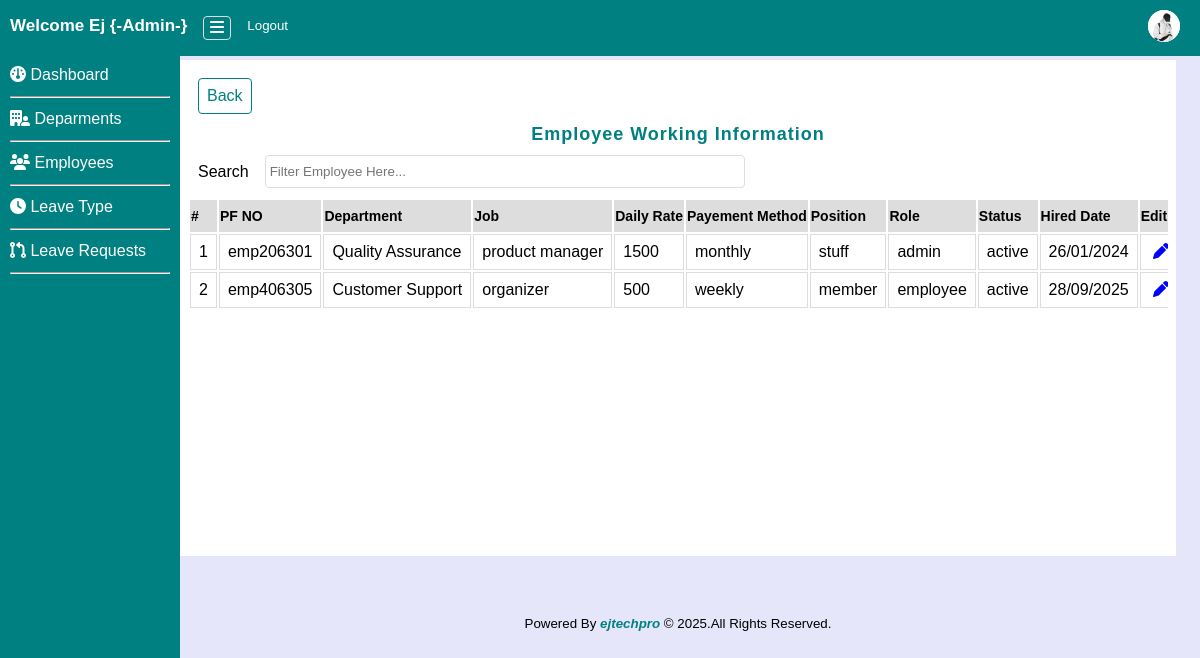
Page /admin/dboard.php?page=view_wkinfo (signed in) on the committed database.
### tables this page shows
CREATE TABLE `employee` (
  `id` int NOT NULL AUTO_INCREMENT,
  `emp_id` varchar(50) NOT NULL,
  `emp_fname` varchar(100) NOT NULL,
  `emp_lname` varchar(100) NOT NULL,
  `emp_email` varchar(50) NOT NULL,
  `emp_dob` date NOT NULL,
  `emp_contact` varchar(30) NOT NULL,
  `emp_address` varchar(30) NOT NULL,
  `emp_maritalstatus` varchar(30) NOT NULL,
  `emp_birthplace` varchar(50) NOT NULL,
  `emp_gender` varchar(50) NOT NULL,
  `emp_age` int NOT NULL,
  `emp_role` varchar(50) NOT NULL,
  `emp_password` varchar(50) NOT NULL,
  `profile` varchar(255) DEFAULT NULL,
  PRIMARY KEY (`id`),
  UNIQUE KEY `emp_id` (`emp_id`),
  UNIQUE KEY `emp_email` (`emp_email`)
);

CREATE TABLE `emp_working_info` (
  `id` int NOT NULL AUTO_INCREMENT,
  `emp_id` varchar(50) NOT NULL,
  `dep_name` varchar(255) NOT NULL,
  `job` varchar(255) NOT NULL,
  `emp_daily_rate` varchar(30) NOT NULL,
  `emp_pay_method` varchar(50) NOT NULL,
  `emp_position` varchar(50) NOT NULL,
  `emp_status` varchar(30) NOT NULL,
  `emp_hired_date` datetime NOT NULL,
  PRIMARY KEY (`id`),
  KEY `emp_fk` (`emp_id`)
);

### admin/view_wkinfo.php (the view, shortened to what this page needs)
<?php include ('../db_connect.php'); ?>
<section class="viewemp">
  <div class="viewtable table-responsive">
    <div class="empinfomation">
      <a href="dboard.php?page=view_emp">Back</a>
    </div>
    <h4>Employee Working Information</h4>
    <div class="searchemp">
      <label>Search</label>
      <input type="search" id="searchInput" onkeyup="searchEmployee()" placeholder="Filter Employee Here...">
    </div>
    <table id="empTable" class="table">
      <thead>
        <tr>
        <th>#</th>
        <th>PF NO</th>
        <th>Department</th>
        <th>Job</th>
        <th>Daily Rate</th>
        <th>Payement Method</th>
        <th>Position</th>
        <th>Role</th>
        <th>Status</th>
        <th>Hired Date</th>
        <th>Edit</th>
        </tr>
      </thead>
      <tbody>
        <?php
        $n = 1;
        $psql = mysqli_query($conn, "SELECT ep.*,ew.* FROM employee ep JOIN emp_working_info ew ON ep.emp_id=ew.emp_id");
        if(mysqli_num_rows($psql) > 0):
        while($row=mysqli_fetch_array($psql)):
         ?>
        <tr>
          <td><?= $n ?></td>
          <td><?= $row['emp_id'] ?></td>
          <td><?= $row['dep_name'] ?></td>
          <td><?= $row['job'] ?></td>
          <td><?= $row['emp_daily_rate'] ?></td>
          <td><?= $row['emp_pay_method'] ?></td>
          <td><?= $row['emp_position'] ?></td>
          <td><?= $row['emp_role'] ?></td>
          <td><?= $row['emp_status'] ?></td>
          <td><?= date("d/m/Y", strtotime($row['emp_hired_date'])) ?></td>
          <td class="edit_btn"><a href="dboard.php?page=add_emp&id=<?=$row['emp_id']?>" class="edit"><i class="fa fas fa-pen"></i></a></td>
        </tr>
        <?php $n++; endwhile; endif; ?>
      </tbody>
    </table>
  </div>
</section>

### admin/dboard.php (shortened to what this page needs)
<?php
require_once ('../db_connect.php');
?>
<!DOCTYPE html>
<html lang="en">
<head>
  <link rel="stylesheet" href="../css/style.css">
 <link rel="stylesheet" href="../inc/fontawesome/css/all.min.css">
 <link rel="stylesheet" href="../inc/fontawesome/css/fontawesome.min.css">
</head>
<body>
  <nav class="navbar">
    <div class="float-left">
   <div class="title">Welcome  <?=  ucwords($_SESSION['fname']); ?> {-Admin-}</div>
   <div class="side-toggler" id="toggler-btn"><i class="fa-solid fa-bars"></i></div>
   <div class="logout"><a href="../logout.php"><small>Logout</small></a></div>
   </div>
   <?php
   $sql = mysqli_query($conn, "SELECT * FROM employee WHERE emp_id='{$_SESSION['emp_id']}'");
       if(mysqli_num_rows($sql) > 0){
        $row = mysqli_fetch_assoc($sql);
        $profile = $row['profile'];
       }
   ?>
   <div class="user-profile">
    <a href="dboard.php?page=profile"> <img src="<?=!empty($profile) ? '../profiles/'.$profile : '../img/avatur.png'?>" alt="profile"></a>
   </div>
  </nav>
  <div class="sidebar">
    <ul>
      <li><a href="dboard.php"><i class="fa-solid fa-gauge"></i> Dashboard</a></li>
      <li><hr></li>
      <li><a href="dboard.php?page=add_dep"><i class="fa-solid fa-building-user"></i> Deparments</a></li>
      <li><hr></li>
      <li><a href="dboard.php?page=view_emp"><i class="fa-solid fa-users"></i> Employees</a></li>
      <li><hr></li>
      <li><a href="dboard.php?page=leave-type"><i class="fa-solid fa-clock-four"></i> Leave Type</a></li>
      <li><hr></li>
      <li><a href="dboard.php?page=leave-request"><i class="fa-solid fa-code-pull-request"></i> Leave Requests</a></li>
      <li><hr></li>
    </ul>
  </div>
  <div class="main-view-panel">
    <?php
    $page = isset($_GET['page']) ? $_GET['page'] : 'home';
    include ($page.'.php');
    ?>
    <div class="footer">
      <small>Powered By <span>ejtechpro</span> © <?= date("Y"); ?>.All Rights Reserved.</small>
      </div>
  </div>
</body>
</html>

### css/style.css (style rules this page uses)
* { margin: 0; padding: 0; box-sizing: border-box; }
body { font-family: 'poppins',sans-serif; background: #e6e6fa; }
nav.navbar { position: fixed; top: 0; left: 0; right: 0; display: flex; justify-content: space-between; align-items: center; background: teal; padding: 10px; z-index: 1; }
.navbar .float-left { display: flex; gap: 1rem; white-space: nowrap; }
.navbar .float-left a { color: #fff; text-decoration: none; }
.navbar .float-left .side-toggler { color: #fff; font-weight: 600; padding: 2px 6px; border: 1px solid #ddd; cursor: pointer; border-radius: 4px; }
nav .title { color: #fff; font-size: 17px; font-weight: 600; }
nav .user-profile img { width: 32px; height: 32px; border-radius: 50%; background: #fff; margin-right: 10px; }
.sidebar { padding-top: 5%; background: teal; width: 180px; height: 100vh; float: left; position: fixed; top: 0; left: 0; display: block; }
.sidebar li { list-style: none; padding: 6px 10px; }
.sidebar li a { color: #fff; text-decoration: none; }
.main-view-panel { max-width: 100%; margin-left: 15%; margin-top: 5%; margin-right: 2%; }
.viewemp { background: #fff; padding: 8px; }
.viewemp .empinfomation, .addemp .empinfomation { display: flex; justify-content: space-between; align-items: center; padding: 10px; }
.viewemp .empinfomation a, .addemp .empinfomation a { color: teal; text-decoration: none; border: 1px solid teal; padding: 8px; border-radius: 4px; }
.viewemp table { width: 100%; }
.viewemp .searchemp { display: flex; justify-content: flex-start; align-items: center; padding: 10px; gap: 1rem; }
.viewemp .searchemp input { padding: 8px 4px; border: 1px solid #ddd; outline: none; border-radius: 4px; width: 50%; }
.viewemp .viewtable { width: 100%; overflow-x: auto; min-height: 60vh; }
.viewemp .viewtable h4 { text-align: center; color: teal; font-size: 18px; font-weight: 7000; letter-spacing: 1px; }
.viewtable th { white-space: nowrap; font-size: 14px; background: #ddd; padding: 8px 1px; text-align: justify; }
.viewtable td { padding: 8px; white-space: nowrap; border: 1px solid #ddd; }
.edit_btn a { color: blue; padding: 2px 4px; border-radius: 5px; text-decoration: none; }
.footer { display: flex; justify-content: center; align-items: center; flex-wrap: nowrap; padding: 10px; margin-top: 5%; margin-bottom: 5%; }
.footer span { color: teal; font-weight: 600; font-style: italic; }

### rows in the picture
employee: profile (picture), emp_working_info.emp_id "emp206301", emp_working_info.dep_name "Quality Assurance", emp_working_info.job "product manager", emp_working_info.emp_daily_rate "1500", emp_working_info.emp_pay_method "monthly", emp_working_info.emp_position "stuff", emp_role "admin", emp_working_info.emp_status "active", emp_working_info.emp_hired_date "26/01/2024"
employee: emp_working_info.emp_id "emp406305", emp_working_info.dep_name "Customer Support", emp_working_info.job "organizer", emp_working_info.emp_daily_rate "500", emp_working_info.emp_pay_method "weekly", emp_working_info.emp_position "member", emp_role "employee", emp_working_info.emp_status "active", emp_working_info.emp_hired_date "28/09/2025"

### other values in the picture
$_SESSION['fname'] "Ej"
